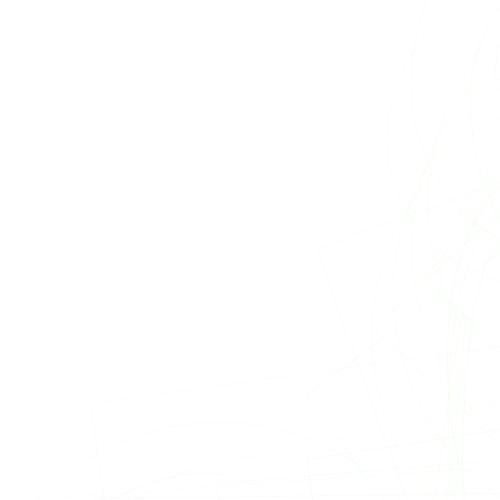
Frame 1 (no input)
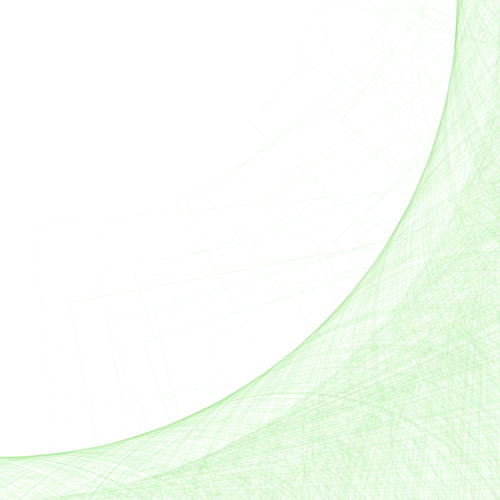
Frame 60 (the mouse pressed at the canvas centre just before this capture)
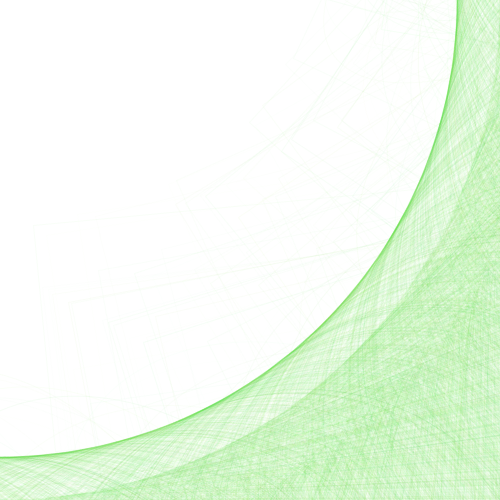
Frame 120 (the mouse held since frame 60 and released just before this capture)

The Processing sketch that drew these frames (run headless with seeded random() and noise(); from frame 60 on, the mouse is pressed at the canvas centre):

// Processing sketch: processing_9501
// ── processing_9501.pde

int [] x = new int[12];
int [] y = new int[12];
int a = int(width/2);
int b = int(height/2);
int c = int(random(0,10));
int d = int(random(10,30));
float angle = 1.02;


void setup() {
  size(500,500);
  smooth();
  background(255);
}

void draw() {
  angle *= 1.002;

  noFill();

  if(angle > 10.0) {
    noLoop();
  }
 

  for (int i=1; i<x.length; i++) {
    for (int j=1; j<y.length; j++) {
      x[i] = int(pow(i, 2)) * int( random(10, 20));  
      y[j] = int(pow(j, 2)) * int( random(20, 30));  

      int h = 200 + int(random(-10, 50)*sin(angle));      
      int k = 123 + int(random(-120, 20)*sin(angle));
      int l = 12 + int(random(0, 40)*exp(cos(angle)));
      int f = 1 + int(random(0, 4)*exp(sin(angle)));
      stroke(k, h, l, f);

      float q = constrain(y[j]/exp(sin(angle)), 0, width);
      float e = constrain(pow(x[i],exp(sin(angle))), 0, height);
      float r = constrain(pow(x[i],exp(sin(angle))), 0, width);
      float u = constrain(pow(exp(y[j]),sin(angle)), 0, height);

      beginShape();
      
      rotate(sin(PI*angle));
      rect(q, e, u, r); 
      ellipse(u, r, q, e);

      endShape();

    }

  }
}
